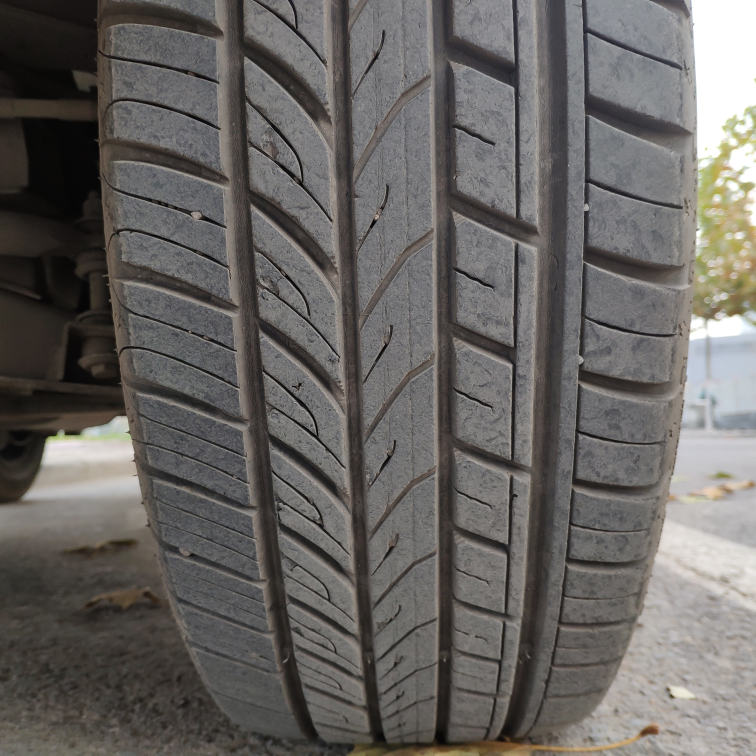
%> input picture 20191127/20191127/image/22.jpg, 3024 x 3024 px (shown at 1/4 size)
$ octave Untitled2.m   (GNU Octave 9; MATLAB toolbox functions it lacks are replaced by stand-ins)
%> lines starting %> are read from the running program, lines starting %| are printed output that depends on the picture
% 区域生长算法实现，很有用

clear all;
close all;
clc;

% Segment based on area, Region Growing;
clear  all; close all; clc
[fileName,pathName] = uigetfile('*.*','Please select an image');%文件筐，选择文件
%> the answer given: ../../20191127/20191127/image/22.jpg
if(fileName)
    fileName = strcat(pathName,fileName);
    fileName = lower(fileName);%一致的小写字母形式
else
    J = 0;%记录区域生长所分割得到的区域
    msgbox('Please select an image');
    return; %退出程序
end

I = imread(fileName);
if( ~( size(I,3)-3 ))
    I = rgb2gray(I);%转化为单通道灰度图
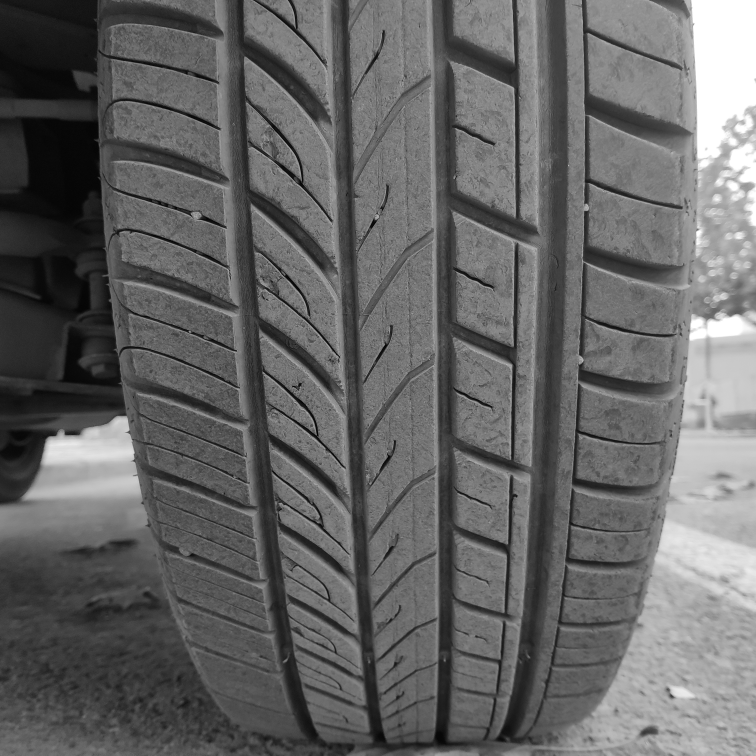
%> I: size 3024x3024 uint8 (shown at 1/4 size); min 0, max 255, mean 101.6
end
I = im2double(I); %图像灰度值归一化到[0,1]之间
%> I: size 3024x3024 double
Ireshape = imresize(I,[600,800]);
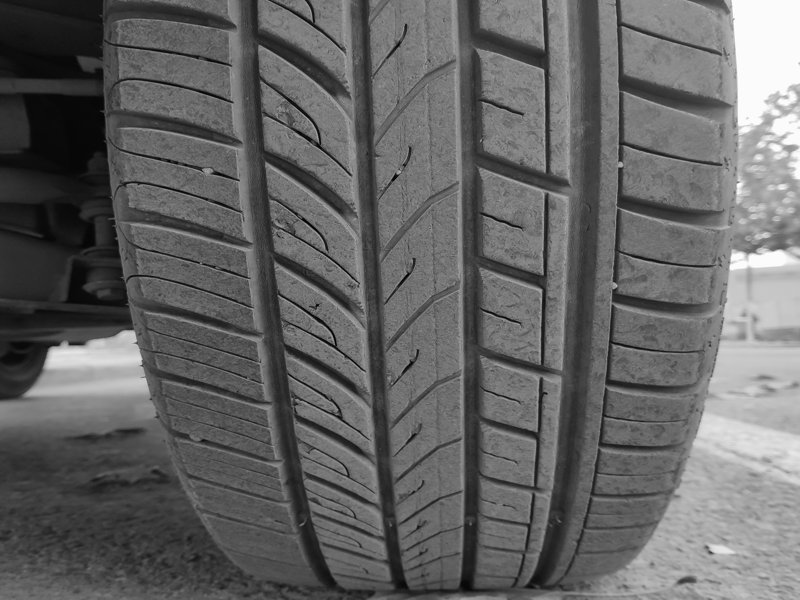
%> Ireshape: size 600x800 double; min -0.00649, max 1.01, mean 0.398; drawn with min black and max white
I = Ireshape(51:475,200:699);
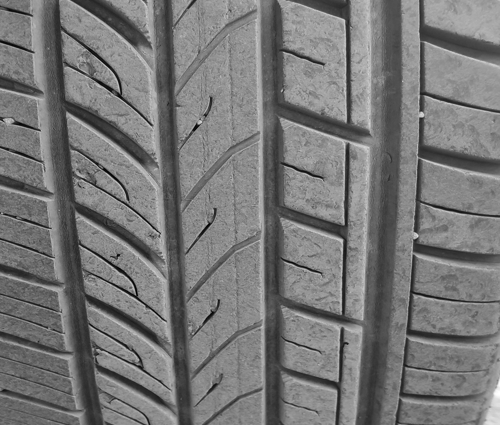
%> I: size 425x500 double; min -0.00649, max 0.837, mean 0.389; drawn with min black and max white
gausFilter = fspecial('gaussian',[5 5],0.5);
I = imfilter(I,gausFilter,'replicate');
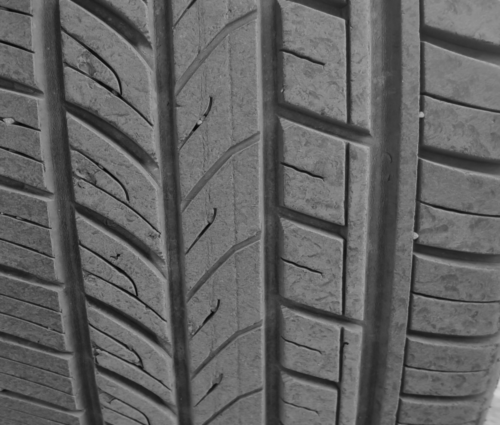
%> I: size 425x500 double; min 0.0307, max 0.836, mean 0.389

%种子点的交互式选择
if( exist('x','var') == 0 && exist('y','var') == 0)
    subplot(2,2,1),imshow(I,[]);
    hold on;
%> (the run ends here)
